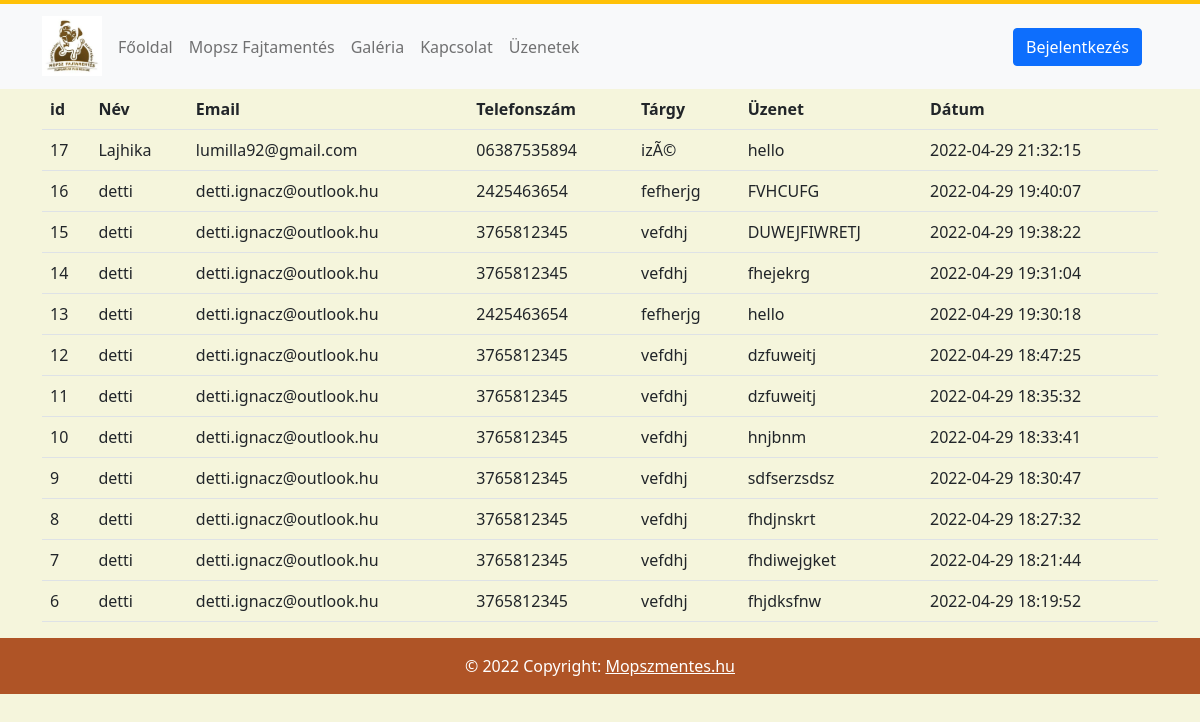
The page /index.php?page=messages on the database its author committed.
### tables this page shows
CREATE TABLE `contacts_list` (
  `id` int(11) NOT NULL,
  `name` varchar(100) NOT NULL,
  `email` varchar(100) NOT NULL,
  `phone` varchar(50) NOT NULL,
  `subject` varchar(255) NOT NULL,
  `Message` text NOT NULL,
  `sent_date` datetime NOT NULL
);

### messages.php (the view, shortened to what this page needs)
<?php
$query = "SELECT * FROM contacts_list ORDER BY sent_date DESC";
$result = mysql_query($query);
?>
<div class ='container'>
<table class='table table-striped'>
<thead><tr>
<th scope='col'>id</th>
<th scope='col'>Név</th>
<th scope='col'>Email</th>
<th scope='col'>Telefonszám</th>
<th scope='col'>Tárgy</th>
<th scope='col'>Üzenet</th>
<th scope='col'>Dátum</th>
<?php
while($row = mysql_fetch_array($result)){
echo "<tr><td>" . htmlspecialchars($row['id']) . "</td><td>" . htmlspecialchars($row['name']) . "</td><td>" . htmlspecialchars($row['email']) . "</td><td>" .htmlspecialchars($row['phone']) . "</td><td>" . htmlspecialchars($row['subject']) . "</td><td>" . htmlspecialchars($row['Message']) . "</td><td>" . htmlspecialchars($row['sent_date']) . "</td></tr>";
}
?>
</tr></thead>
</table>
</div>

### index.php (shortened to what this page needs)
<!DOCTYPE html>
<html>
<head>
	<link href="https://cdn.jsdelivr.net/npm/bootstrap@5.1.3/dist/css/bootstrap.min.css" rel="stylesheet">
  <link rel="stylesheet" type="text/css" href="style/style.css">
  </head>
<body>
<nav class="navbar navbar-expand-lg navbar-light bg-light">
  <div class="container">
    <a class="navbar-brand me-2" href="https://mopszmentes.hu/">
      <img
        src="images/header.jpg"
        height="60"
        alt="mopszmentes"
        loading="lazy"
        style="margin-top: -1px;"
      />
    </a>
    <div class="collapse navbar-collapse" id="navbarNav">
      <ul class="navbar-nav me-auto my-2 my-lg-0 navbar-nav-scroll">
        <li class="nav-item">
          <a class="nav-link" href="index.php?page=home">Főoldal</a>
        </li>
        <li class="nav-item">
          <a class="nav-link" href="index.php?page=mopsz">Mopsz Fajtamentés</a>
        </li>
        <li class="nav-item">
          <a class="nav-link" href="index.php?page=galeria">Galéria</a>
        </li>
        <li class="nav-item">
          <a class="nav-link" href="index.php?page=contact">Kapcsolat</a>
        </li>
        <li class="nav-item">
          <a class="nav-link" href="index.php?page=messages">Üzenetek</a>
        </li>
      </ul>
      <div class="d-flex align-items-center">
        <?php if (isset($_SESSION['username'])) : ?>
          <a href="index.php?page=logout">
        <button type="button" class="btn btn-primary me-3" >
          Kijelentkezés</button>
        </a>
        <?php else : ?>
          <a href="index.php?page=login">
        <button type="button" class="btn btn-primary me-3" >
          Bejelentkezés</button>
        </a>
        <?php endif; ?>
      </div>
    </div>
  </div>
</nav>
      <article>
			<div id="centerer">
				<section>
					<?php
						if (isset($_GET['page']))
							$page = $_GET['page'];
						else
							$page = 'home';
						if (preg_match('/^[a-z0-9\-]+$/', $page))
						{
							$inserted = include($page . '.php');
						}
						else
							echo('Invalid parameter.');
					?>
				</section>
			</div>
		</article>
<footer class="text-center text-lg-start" style="background-color: #db6930;">
  <div class="text-center text-white p-3" style="background-color: rgba(0, 0, 0, 0.2);">
    © 2022 Copyright:
    <a class="text-white" href="https://mopszmentes.hu/">Mopszmentes.hu</a>
  </div>
</footer>
</body>
</html>

### style/style.css (style rules this page uses)
body { background-color:beige; }
.navbar { border-top: 4px solid #FFC107; border-top-color: #FFC107; }
* { margin: 0; padding: 0; box-sizing: border-box; font-family: "segoe ui", verdana, helvetica, arial, sans-serif; font-size: 100%; transition: all 500ms ease; }
body { -webkit-font-smoothing: antialiased; -moz-osx-font-smoothing: grayscale; text-rendering: optimizeLegibility; -moz-font-feature-settings: "liga" on; }

### rows shown on the page
contacts_list: id "17", name "Lajhika", email "lumilla92@gmail.com", phone "06387535894", subject "izÃ©", Message "hello", sent_date "2022-04-29 21:32:15"
contacts_list: id "16", name "detti", email "detti.ignacz@outlook.hu", phone "2425463654", subject "fefherjg", Message "FVHCUFG", sent_date "2022-04-29 19:40:07"
contacts_list: id "15", name "detti", email "detti.ignacz@outlook.hu", phone "3765812345", subject "vefdhj", Message "DUWEJFIWRETJ", sent_date "2022-04-29 19:38:22"
contacts_list: id "14", name "detti", email "detti.ignacz@outlook.hu", phone "3765812345", subject "vefdhj", Message "fhejekrg", sent_date "2022-04-29 19:31:04"
contacts_list: id "13", name "detti", email "detti.ignacz@outlook.hu", phone "2425463654", subject "fefherjg", Message "hello", sent_date "2022-04-29 19:30:18"
contacts_list: id "12", name "detti", email "detti.ignacz@outlook.hu", phone "3765812345", subject "vefdhj", Message "dzfuweitj", sent_date "2022-04-29 18:47:25"
contacts_list: id "11", name "detti", email "detti.ignacz@outlook.hu", phone "3765812345", subject "vefdhj", Message "dzfuweitj", sent_date "2022-04-29 18:35:32"
contacts_list: id "10", name "detti", email "detti.ignacz@outlook.hu", phone "3765812345", subject "vefdhj", Message "hnjbnm", sent_date "2022-04-29 18:33:41"
contacts_list: id "9", name "detti", email "detti.ignacz@outlook.hu", phone "3765812345", subject "vefdhj", Message "sdfserzsdsz", sent_date "2022-04-29 18:30:47"
contacts_list: id "8", name "detti", email "detti.ignacz@outlook.hu", phone "3765812345", subject "vefdhj", Message "fhdjnskrt", sent_date "2022-04-29 18:27:32"
contacts_list: id "7", name "detti", email "detti.ignacz@outlook.hu", phone "3765812345", subject "vefdhj", Message "fhdiwejgket", sent_date "2022-04-29 18:21:44"
contacts_list: id "6", name "detti", email "detti.ignacz@outlook.hu", phone "3765812345", subject "vefdhj", Message "fhjdksfnw", sent_date "2022-04-29 18:19:52"
